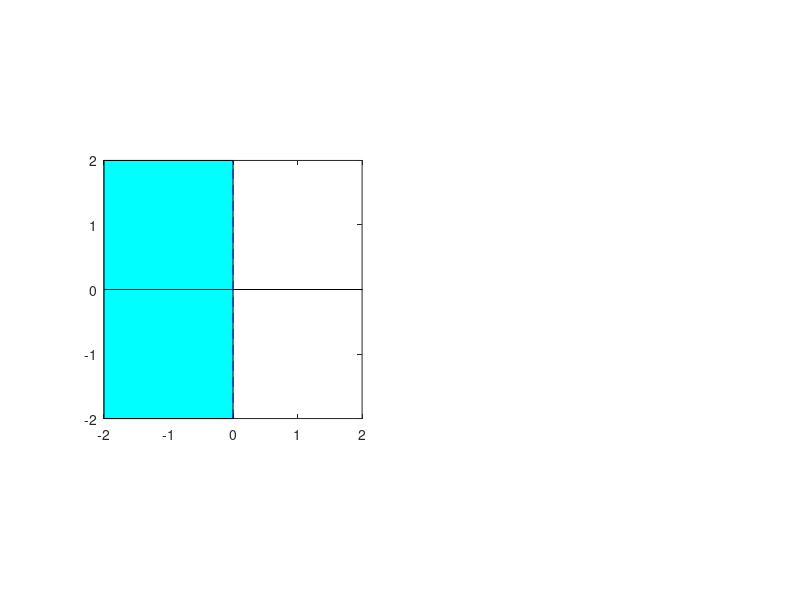

MATLAB code for this plot: (Note: this script raises an error after producing the figure.)
function fig8_21

% Figure 8.21: Bilinear transformation from s plane to z plane 

clear
clc
fprintf('Figure 8.21: Bilinear transformation from s plane to z plane\n\n')
 
% Plot s plane
 
figure
subplot(1,2,1)
box off
x = [-2 0 0 -2];
y = [-2 -2 2 2];
fill (x,y,'c')
hold on
plot([-2 2],[0 0],'k',[0 0],[-2 2],'b--')
axis square
hold on
f_labels ('Analog s plane','Re({\its})','\pi{\itT }Im({\its})')
text (-.05,1,'\^')
plot (0,0,'s')

% Plot z plane

r = 1;
phi = linspace(0,2*pi,361);
x = r*cos(phi);
y = r*sin(phi);
subplot(1,2,2)
box off
fill (x,y,'c')
hold on
plot(x,y,'b--',[-2 2],[0 0],'k',[0 0],[-2 2],'k')
axis square
hold on
f_labels ('Digital z plane','Re({\itz})','Im({\itz})')
text(0,1,'<')
plot(1,0,'s')
f_wait
